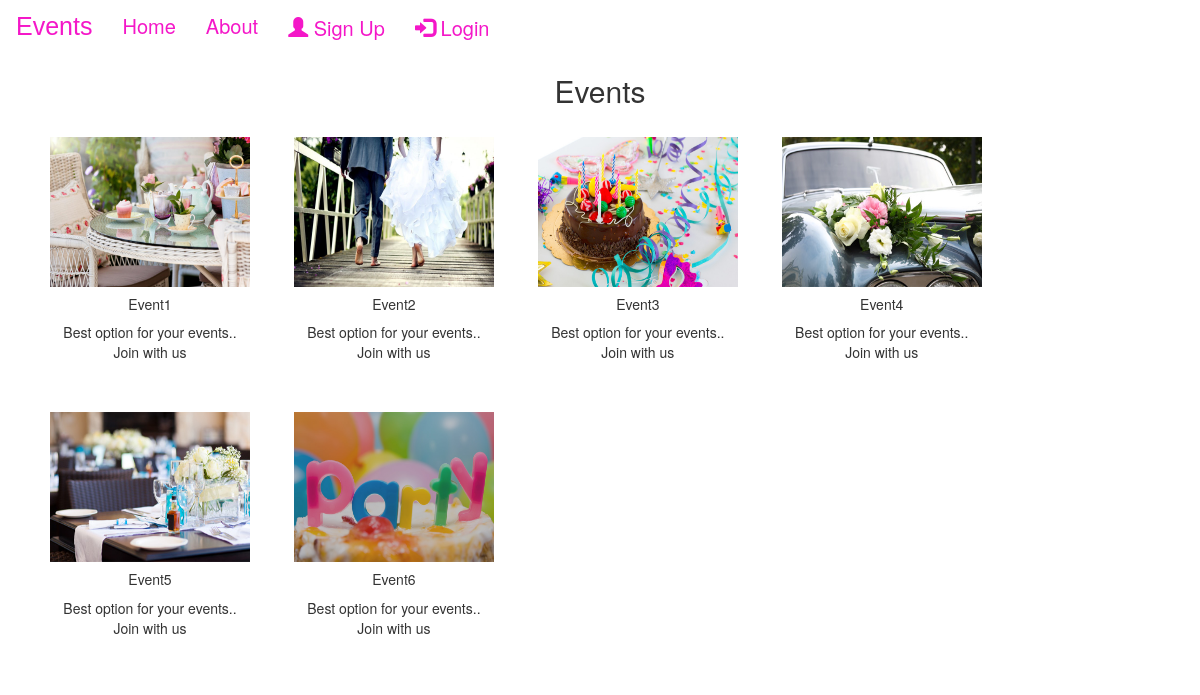
Screenshot of /events/ with the database file from the repository.
### eventapp/models.py (models this page shows, shortened)
class Event(models.Model):
    img=models.ImageField(upload_to="pic")
    name=models.CharField(max_length=50)
    desc=models.CharField(max_length=50)

### eventapp/views.py (the view)
# urls.py: path('events/',views.events,name='events'),
def events(request):
    dict_eve={
        'eve':Event.objects.all()
    }
    return render(request,'events.html',dict_eve)

### template/events.html (shortened to what this page needs)
{% extends 'base.html' %}
{% load static %}
        {%block content%}
<h2 class="text-center">Events</h2>
<div class="container">
         {% for i  in eve %}
        <div class="card text-center" style="width: 20rem; display:inline-block;margin: 20px;">
                <img src="{{i.img.url}}" class="card-img-top" alt="..." height="150px" width="200px">
                <div class="card-body">
                  <h5 class="card-title">{{i.name}}</h5>
                  <p class="card-text">{{i.desc}}</p>
                </div>
              </div>
              {% endfor %}
</div>
{% endblock %}

### template/base.html (shortened to what this page needs)
{% load static%}
<!DOCTYPE html>
<html lang="en">
<head>
    <link rel="stylesheet" href="https://maxcdn.bootstrapcdn.com/bootstrap/3.4.1/css/bootstrap.min.css">
    <link href="https://cdnjs.cloudflare.com/ajax/libs/font-awesome/5.15.0/css/all.min.css" rel="stylesheet">
</head>
<body>
    <nav class="navbar navbar-bg-light">
  <div class="container-fluid ">
    <div class="navbar-header ">
      <a class="navbar-brand" href="#">Events</a>
    </div>
    <ul class="nav navbar-nav mx-auto ">
      <li class="active"><a href="{% url 'index' %}">Home</a></li>
      <li><a href="{% url 'about' %}">About</a></li>
      {% if user.is_authenticated %}
      <li><a href="{% url 'events' %}">Events</a></li>
      <li><a href="{% url 'booking' %}">Booking</a></li>
      <li><a href="{% url 'contact' %}">Contact</a></li>
      <li><a href="{% url 'logout' %}"><span class="glyphicon glyphicon-log-out"></span> LogOut</a></li>
    </ul>
    <h3>{{user.username}}</h3>
    {% else %}
    <ul class="nav navbar-nav navbar-right">
      <li><a href="{% url 'register' %}"><span class="glyphicon glyphicon-user"></span> Sign Up</a></li>
      <li><a href="{% url 'login' %}"><span class="glyphicon glyphicon-log-in"></span> Login</a></li>
    {% endif %}
    </ul>
  </div>
</nav>
{%block content%}
{% endblock %}
</body>
</html>

### template/base.html (style rules this page uses)
.nav li a { color: rgb(244, 23, 200); font-size: 20px; }
.navbar-brand { color: rgb(244, 23, 200); font-size: 25px; font-family: Impact, Haettenschweiler, 'Arial Narrow Bold', sans-serif; }

### rows the page displays
Event: img (picture), name "Event1", desc "Best option for your events.. Join with us"
Event: img (picture), name "Event2", desc "Best option for your events.. Join with us"
Event: img (picture), name "Event3", desc "Best option for your events.. Join with us"
Event: img (picture), name "Event4", desc "Best option for your events.. Join with us"
Event: img (picture), name "Event5", desc "Best option for your events.. Join with us"
Event: img (picture), name "Event6", desc "Best option for your events.. Join with us"
